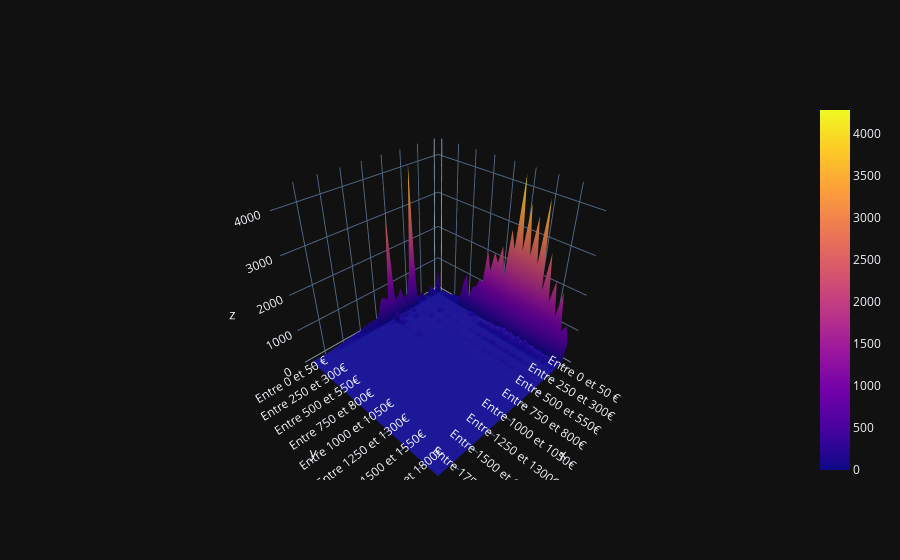

Notebook cell for this chart:
### Code cell
fig=go.Figure(go.Surface(z=df, y=df.index, x=df.columns))
fig.show()

### Figure 1 — Plotly figure (JSON) as saved in the notebook; plotly's stock layout.template omitted (floating-point values rounded to 4 significant figures; data arrays with more than 128 entries replaced by an {"elided": "..."} marker saying what was removed)
{"data": [{"x": ["Entre 0 et 50 €", "Entre 50 et 100€", "Entre 100 et 150€", "Entre 150 et 200€", "Entre 200 et 250€", "Entre 250 et 300€", "Entre 300 et 350€", "Entre 350 et 400€", "Entre 400 et 450€", "Entre 450 et 500€", "Entre 500 et 550€", "Entre 550 et 600€", "Entre 600 et 650€", "Entre 650 et 700€", "Entre 700 et 750€", "Entre 750 et 800€", "Entre 800 et 850€", "Entre 850 et 900€", "Entre 900 et 950€", "Entre 950 et 1000€", "Entre 1000 et 1050€", "Entre 1050 et 1100€", "Entre 1100 et 1150€", "Entre 1150 et 1200€", "Entre 1200 et 1250€", "Entre 1250 et 1300€", "Entre 1300 et 1350€", "Entre 1350 et 1400€", "Entre 1400 et 1450€", "Entre 1450 et 1500€", "Entre 1500 et 1550€", "Entre 1550 et 1600€", "Entre 1600 et 1650€", "Entre 1650 et 1700€", "Entre 1700 et 1750€", "Entre 1750 et 1800€", "Entre 1800 et 1850€", "Entre 1850 et 1900€", "Entre 1900 et 1950€", "Entre 1950 et 2000€"], "y": ["Entre 0 et 50 €", "Entre 50 et 100€", "Entre 100 et 150€", "Entre 150 et 200€", "Entre 200 et 250€", "Entre 250 et 300€", "Entre 300 et 350€", "Entre 350 et 400€", "Entre 400 et 450€", "Entre 450 et 500€", "Entre 500 et 550€", "Entre 550 et 600€", "Entre 600 et 650€", "Entre 650 et 700€", "Entre 700 et 750€", "Entre 750 et 800€", "Entre 800 et 850€", "Entre 850 et 900€", "Entre 900 et 950€", "Entre 950 et 1000€", "Entre 1000 et 1050€", "Entre 1050 et 1100€", "Entre 1100 et 1150€", "Entre 1150 et 1200€", "Entre 1200 et 1250€", "Entre 1250 et 1300€", "Entre 1300 et 1350€", "Entre 1350 et 1400€", "Entre 1400 et 1450€", "Entre 1450 et 1500€", "Entre 1500 et 1550€", "Entre 1550 et 1600€", "Entre 1600 et 1650€", "Entre 1650 et 1700€", "Entre 1700 et 1750€", "Entre 1750 et 1800€", "Entre 1800 et 1850€", "Entre 1850 et 1900€", "Entre 1900 et 1950€", "Entre 1950 et 2000€"], "z": {"elided": "40x40 int values"}, "type": "surface"}], "layout": {}}
